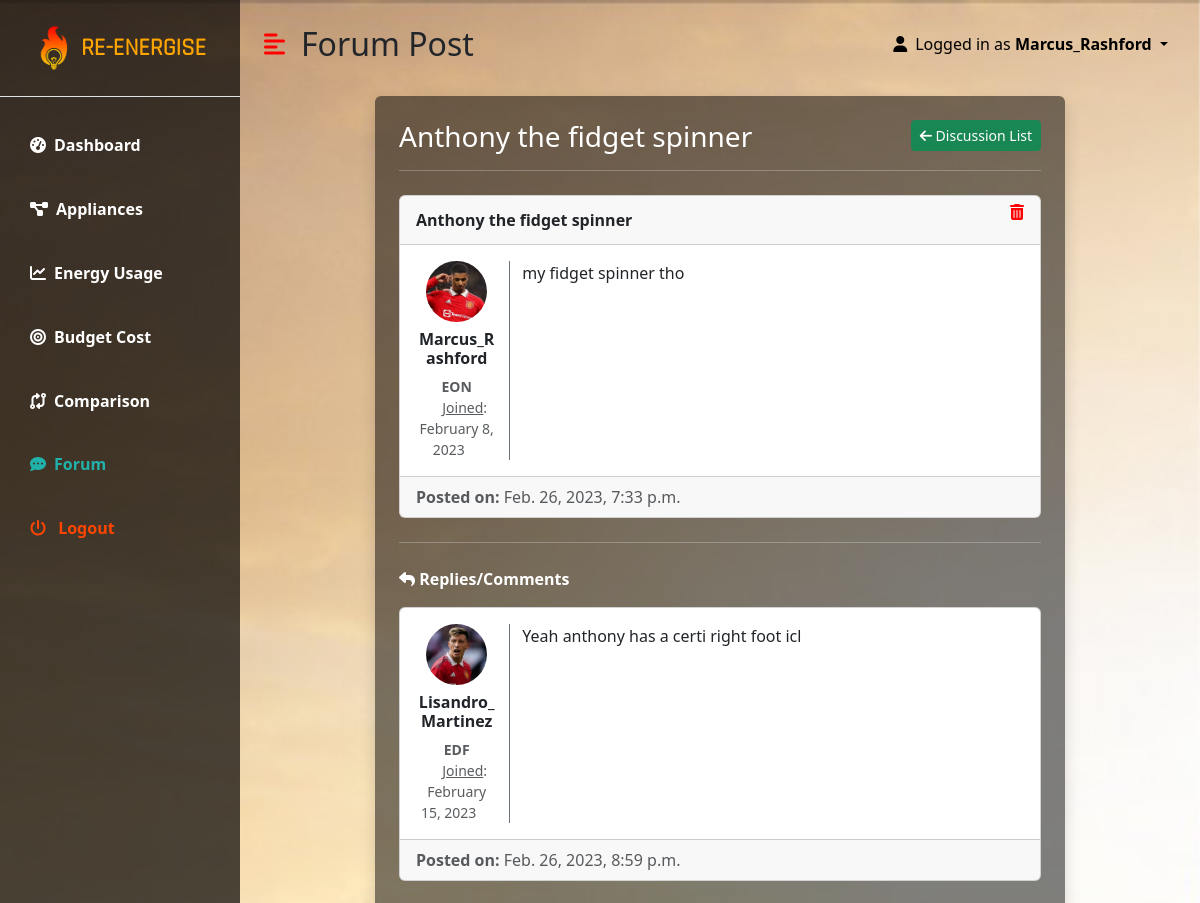
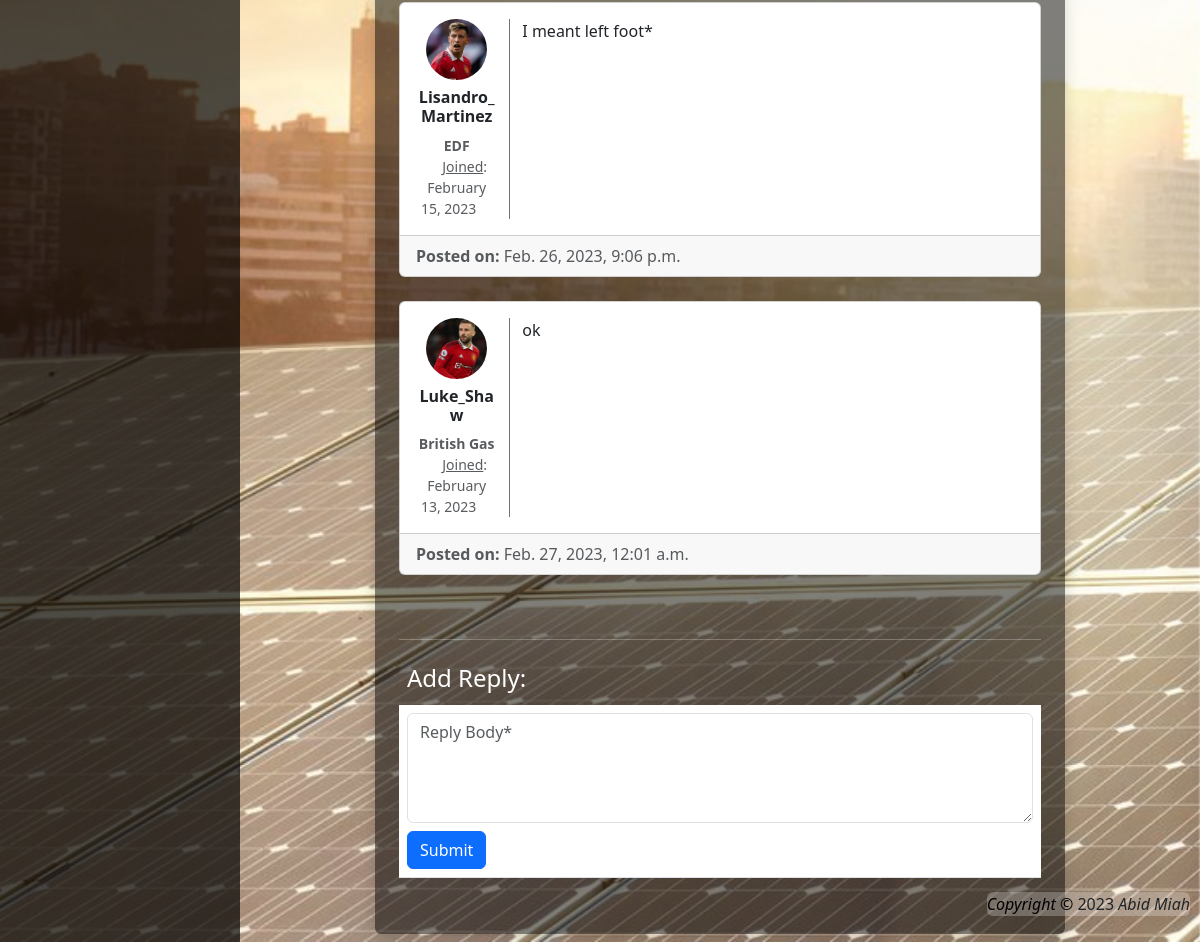
The page /post/9 (signed in) on the database its author committed (2 pictures, top to bottom).
### EnergyApp/models.py (models this page shows, shortened)
class ForumPost(models.Model):
    title = models.CharField(max_length=200)
    description = models.TextField()
    createdBy = models.ForeignKey(UserProfile, on_delete=models.CASCADE)
    createdAt = models.DateTimeField(auto_now_add=True)

class UserProfile(models.Model):
    PROVIDER_CHOICES = [
        ("EDF", "EDF"),
        ("British Gas", "British Gas"),
        ("EON", "EON"),
    ]
    user = models.OneToOneField(User, on_delete=models.CASCADE)
    picture = models.ImageField(upload_to='profiles', null=True, blank=True)
    dob = models.DateField()
    provider = models.ForeignKey(EnergyProvider, on_delete=models.CASCADE, max_length=20)
    def __str__(self):
        return str(self.user)

class EnergyProvider(models.Model):
    name = models.CharField(max_length=100, unique=True, default="Other")
    elecDailyCharge = models.DecimalField(
        decimal_places=2, max_digits=10, default="0")
    gasDailyCharge = models.DecimalField(
        decimal_places=2, max_digits=10, default="0")
    elecPerKwh = models.DecimalField(
        decimal_places=2, max_digits=10, default="0")
    gasPerKwh = models.DecimalField(
        decimal_places=2, max_digits=10, default="0")
    def __str__(self):
        return str(self.name)

class ForumComment(models.Model):
    post = models.ForeignKey(ForumPost, on_delete=models.CASCADE, related_name='comments')
    body = models.TextField()
    createdBy = models.ForeignKey(UserProfile, on_delete=models.CASCADE)
    createdAt = models.DateTimeField(auto_now_add=True)

### EnergyApp/views.py (the view, shortened to what this page needs)
# urls.py: path('post/<int:id>', views.post, name='post'),
@login_required(login_url="/login")
def post(request, id):
    specificPost = get_object_or_404(ForumPost, id=id)
    postComments =  ForumComment.objects.filter(post=specificPost)
    userProfile = UserProfile.objects.get(user=request.user)
    context = {
        'specificPost' : specificPost,
        'postComments': postComments
    }
    return render(request, 'main/post.html', context)

### EnergyApp/templates/main/post.html (shortened to what this page needs)
{% extends 'base.html' %}
{% load static %}
{% block content %}
<html lang="en">
<head>
    <link rel="stylesheet" type="text/css" href="public/lib/sceditor/minified/themes/default.min.css" />
</head>
<body>
    {% if user.is_authenticated %}
    <div class="container-fluid px-4">
        <div class="row rounded p-2 justify-content-center">
            <div class="col-lg-9 col-12 p-4 rounded shadow" style="background-color: rgba(1, 1, 1, 0.5);">
            <h3 style="color:white">{{ specificPost.title }}
                <a href="/forum" class="btn btn-success btn-sm float-end" style="color:white"><i class="fas fa-arrow-left"></i> Discussion List</a>
            </h3>
            <hr class="border-white mb-4" />
            <div class="card">
                <div class="card-header" style="display: flex; align-items: center;">
                    <div style="flex: 1;" class="fw-bold">{{ specificPost.title }}</div>
                    {% if request.user == specificPost.createdBy.user %}
                    <form action="" method="POST">
                        <button type="submit" style="all: unset; cursor: pointer" onclick="return confirm('Are you sure you want to delete your post?\nThis process cannot be undone.')">
                            <i class="fa-solid fa-trash-can" style="color:red"></i>
                        </button>
                    </form>
                    {% endif %}
                </div>
              <div class="card-body">
                <div class="row">
                    <div class="col-sm-2 justify-content-center text-center">
                            {% if specificPost.createdBy.picture %}
                            <a href="{{ specificPost.createdBy.picture.url }}">
                                <img class="img-fluid rounded-circle align-items-center text-center justify-content-center" style="width:75%" src="{{ specificPost.createdBy.picture.url }}" alt="">
                            </a>
                            {% else %}
                            <img class="img-fluid rounded-circle align-items-center text-center justify-content-center" style="width:75%" src="{% static 'images/defaultImage.svg' %}" alt="">
                            {% endif %}
                          <h6 class="mt-2 fw-bold">{{ specificPost.createdBy }}</h6>
                          <small class="text-muted fw-bold">{{ specificPost.createdBy.provider }}</small>
                          <br>
                          <small class="text-muted m-2 p-2"><u>Joined</u>: {{ specificPost.createdBy.user.date_joined|date:"F j, Y" }}</small>
                          <br>
                    </div>
                    <div class="col-sm-9 border-start border-secondary">
                        <p>{{ specificPost.description }}</p>
                    </div>
                </div>
              </div>
              <div class="card-footer text-muted">
                <b>Posted on: </b>{{ specificPost.createdAt }}
              </div>
            </div>
            <hr class="border-white mb-4 mt-4" />
            <p class="fw-bold" style="color:white"><i class="fa fa-reply"></i> Replies/Comments</p>
            {% if postComments %}
            {% for comment in postComments %}
            <div class="card">
              <div class="card-body">
                <div class="row">
                    <div class="col-sm-2 justify-content-center text-center">
                        {% if comment.createdBy.picture %}
                        <a href="{{ comment.createdBy.picture.url }}">
                            <img class="img-fluid rounded-circle align-items-center text-center justify-content-center" style="width:75%" src="{{ comment.createdBy.picture.url }}" alt="">
                        </a>
                        {% else %}
                        <img class="img-fluid rounded-circle align-items-center text-center justify-content-center" style="width:75%" src="{% static 'images/defaultImage.svg' %}" alt="">
                        {% endif %}
                        <h6 class="mt-2 fw-bold">{{ comment.createdBy }}</h6>
                        <small class="text-muted fw-bold">{{ comment.createdBy.provider }}</small>
                        <br>
                        <small class="text-muted m-2 p-2"><u>Joined</u>: {{ comment.createdBy.user.date_joined|date:"F j, Y" }}</small>
                        <br>
                    </div>
                    <div class="col-sm-9 border-start border-secondary">
                        <p>{{ comment.body }}</p>
                    </div>
                </div>
              </div>
              <div class="card-footer text-muted">
                <b>Posted on: </b>{{ comment.createdAt }}
              </div>
            </div>
            <br>
            {% endfor %}
            {% else %}
            <div class="display-6" style="color:white">No comments.</div>
            {% endif %}
            <hr class="border-white" />
            <h4 class="mb-1 mt-3 p-2" style="color:white">Add Reply:</h4>
            <form action="" method="POST">
                <div class="table-responsive mt-1">
                    <table class="table">
                        <tbody>
                            <tr>
                                <td>
                                    <textarea class="form-control mb-2" placeholder="Reply Body*" rows="4" name="reply_body" required></textarea>
                                    <button type="submit" class="btn btn-primary" name="">Submit</button>
                                </td>
                            </tr>
                        </tbody>
                    </table>
                </div>
            </form>
    {% endif %}
</body>
</html>
{% endblock %}

### EnergyApp/templates/base.html (shortened to what this page needs)
{% load static %}
<html lang="en">
<head>
  <link href="https://cdn.jsdelivr.net/npm/bootstrap@5.3.0-alpha1/dist/css/bootstrap.min.css" rel="stylesheet"
>
  <link rel="stylesheet" href="https://cdnjs.cloudflare.com/ajax/libs/font-awesome/6.2.1/css/all.min.css">
</head>
<body>
  <div class="d-flex" id="wrapper">
    <div class="" style="background-color: rgba(1, 1, 1, 0.7); color:white" id="sidebar-wrapper">
      <a href="/" style="text-decoration-line:none">
        <div style="color:orange;" class="sidebar-heading text-center py-4 fs-4 fw-bold text-uppercase border-bottom">
          <img src="{% static 'images/energylogo2.png' %}" alt="" style="height: 2em; width: auto;">
          <span style="font-family: 'Rajdhani'">Re-Energise</span>
        </div>
      </a>
      <div class="list-group list-group-flush my-3">
        <a href="/dashboard" id="dash" class="list-group-item list-group-item-action bg-transparent second-text fw-bold active">
          <i class="fas fa-tachometer-alt me-2"></i>Dashboard
        </a>
        <a href="/appliances" id="appl"
          class="list-group-item list-group-item-action bg-transparent second-text fw-bold">
          <i class="fas fa-project-diagram me-2"></i>Appliances
        </a>
        <a href="/usage" id="usage" class="list-group-item list-group-item-action bg-transparent second-text fw-bold">
          <i class="fas fa-chart-line me-2"></i>Energy Usage
        </a>
        <a href="/budget" id="budget" class="list-group-item list-group-item-action bg-transparent second-text fw-bold">
          <i class="fas fa-bullseye me-2"></i>Budget Cost
        </a>
        <a href="/comparison" id="comp"
          class="list-group-item list-group-item-action bg-transparent second-text fw-bold">
          <i class="fas fa-code-compare me-2"></i>Comparison
        </a>
        <a href="/forum" id="forum" class="list-group-item list-group-item-action bg-transparent second-text fw-bold">
          <i class="fas fa-comment-dots me-2"></i>Forum
        </a>
        <a href="/logout" class="list-group-item list-group-item-action bg-transparent fw-bold" style="color:orangered">
          <i class="fas fa-power-off me-2"></i> Logout
        </a>
      </div>
    </div>
    <div id="page-content-wrapper">
      <nav class="navbar navbar-expand-lg navbar-dark bg-transparent py-4 px-4">
        <div class="d-flex align-items-center">
          <i style="color: red" class="fas fa-align-left fs-4 me-3" id="menu-toggle"></i>
          <h2 class="fs-2 m-0" id="titlee">Dashboard</h2>
        </div>
        <div class="collapse navbar-collapse" id="navbarSupportedContent">
          <ul class="navbar-nav ms-auto mb-2 mb-lg-0">
            {% if user.is_authenticated %}
            <li class="nav-item dropdown">
              <a href="" style="color: black" class="nav-link dropdown-toggle" id="navbarDropdown" type="button"
                role="button" data-bs-toggle="dropdown" aria-expanded="false">
                <i class="fas fa-user me-2"></i>Logged in as <b>{{ user.username }}</b>
              </a>
            </li>
            {% endif %}
          </ul>
        </div>
      </nav>
      <div class="copyright font-weight-bold">
        <p class="font-weight-bold rounded" style="background-color: rgba(255, 255, 255, 0.25);">
          <i style="color:black">Copyright &copy;</i> 2023 <i>Abid Miah</i>
        </p>
      </div>
      {% block content %}
      {% endblock %}
    </div>
  </div>
</body>
</html>

### EnergyApp/templates/base.html (style rules this page uses)
.copyright { position: fixed; bottom: 0; right: 0; padding: 10px; }
:root { --main-bg-color: blue; --main-text-color: lightseagreen; --second-text-color: white; --second-bg-color: black; }
.second-text { color: var(--second-text-color); }
#wrapper { overflow-x: hidden; background-image: url(../static/images/download.jpeg); background-repeat: no-repeat; background-size: cover; background-attachment: fixed; }
#sidebar-wrapper { min-height: 100vh; margin-left: -15rem; -webkit-transition: margin 0.25s ease-out; -moz-transition: margin 0.25s ease-out; -o-transition: margin 0.25s ease-out; transition: margin 0.25s ease-out; }
#sidebar-wrapper .sidebar-heading { padding: 0.875rem 1.25rem; font-size: 1.2rem; }
#sidebar-wrapper .list-group { width: 15rem; }
#page-content-wrapper { min-width: 100vw; }
#menu-toggle { cursor: pointer; }
.list-group-item { border: none; padding: 20px 30px; }
.list-group-item.active { background-color: transparent; color: var(--main-text-color); font-weight: bold; border: none; }
@media (min-width: 850px) { #sidebar-wrapper { margin-left: 0; } }
@media (min-width: 850px) { #page-content-wrapper { min-width: 0; width: 100%; } }

### rows shown on the page
ForumPost: title "Anthony the fidget spinner", createdBy.picture (picture), createdBy "Marcus_Rashford", createdBy.provider "EON", createdBy.user.date_joined "February 8, 2023", description "my fidget spinner tho", createdAt "Feb. 26, 2023, 7:33 p.m."
ForumComment: createdBy.picture (picture), createdBy "Lisandro_Martinez", createdBy.provider "EDF", createdBy.user.date_joined "February 15, 2023", body "Yeah anthony has a certi right foot icl", createdAt "Feb. 26, 2023, 8:59 p.m."
ForumComment: createdBy.picture (picture), createdBy "Lisandro_Martinez", createdBy.provider "EDF", createdBy.user.date_joined "February 15, 2023", body "I meant left foot*", createdAt "Feb. 26, 2023, 9:06 p.m."
ForumComment: createdBy.picture (picture), createdBy "Luke_Shaw", createdBy.provider "British Gas", createdBy.user.date_joined "February 13, 2023", body "ok", createdAt "Feb. 27, 2023, 12:01 a.m."

### other values the page prints
{{ user.username }} "Marcus_Rashford"
